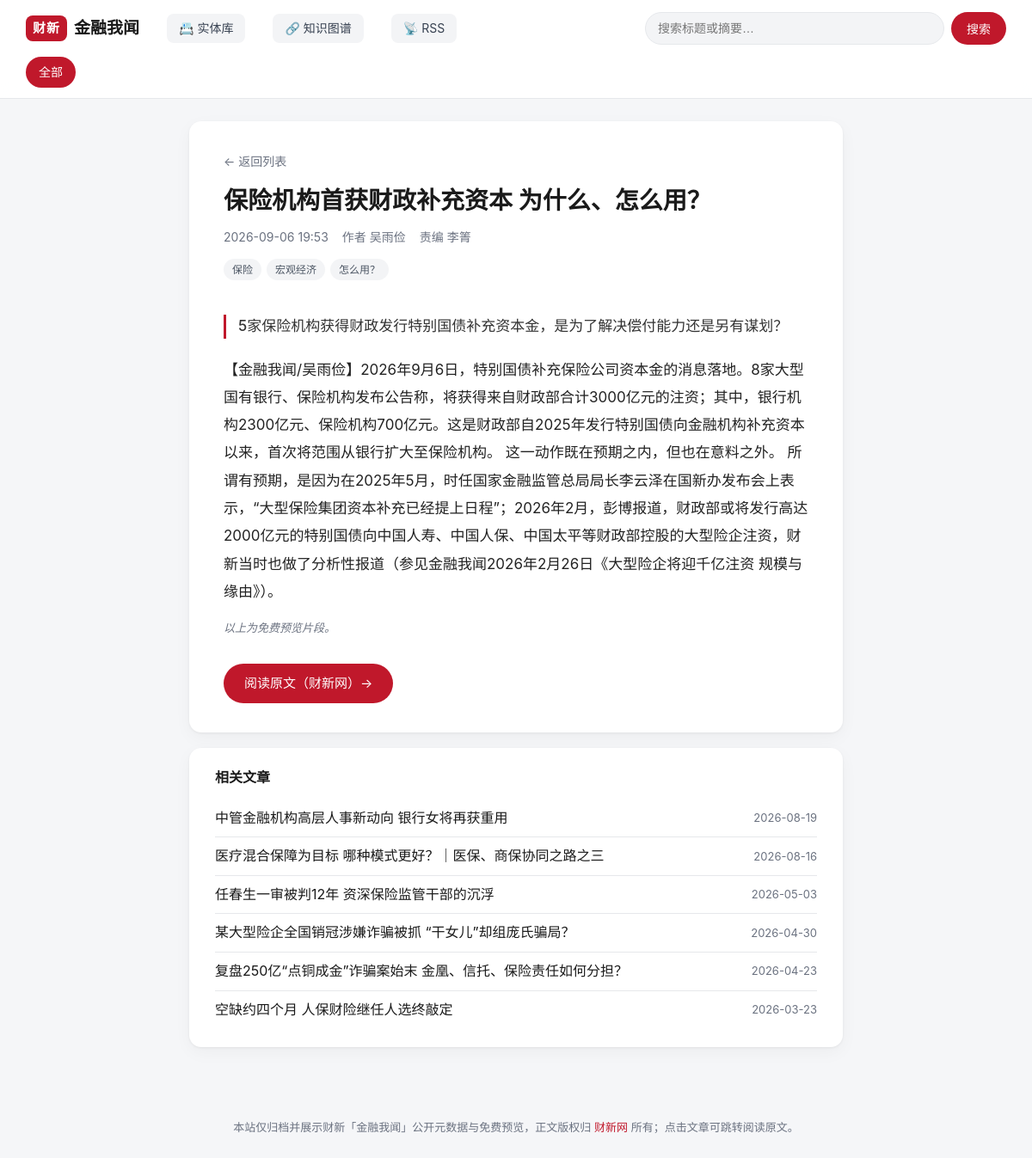
/a/102482437, run on the app's committed database.
### tables this page shows
CREATE TABLE articles(
          article_id TEXT NOT NULL, title TEXT NOT NULL, published_at TEXT NOT NULL,
          url TEXT PRIMARY KEY, discovered_at TEXT NOT NULL, checked_at TEXT NOT NULL
        , source TEXT NOT NULL DEFAULT '', summary TEXT NOT NULL DEFAULT '', body_text TEXT NOT NULL DEFAULT '', updated_at TEXT NOT NULL DEFAULT '', author TEXT NOT NULL DEFAULT '', editor TEXT NOT NULL DEFAULT '', image TEXT NOT NULL DEFAULT '');

CREATE TABLE tags(
      id INTEGER PRIMARY KEY AUTOINCREMENT, name TEXT UNIQUE NOT NULL
    );

### app.py (the view)
@app.route("/a/<article_id>")
def article(article_id: str):
    db = get_db()
    row = db.execute(
        "SELECT * FROM articles WHERE article_id=? AND source=? LIMIT 1",
        (article_id, SOURCE),
    ).fetchone()
    if row is None:
        abort(404)
    data = dict(row)
    data["tags"] = article_tags(db, row["url"])
    data["date"] = (row["published_at"] or "")[:10]
    entities = {
        "person": [],
        "org": [],
        "event": [],
    }
    try:
        for r in db.execute(
            """SELECT e.id, e.name, e.type FROM entities e
               JOIN article_entities ae ON ae.entity_id = e.id
               WHERE ae.article_url = ?
               ORDER BY e.type, e.name""",
            (row["url"],),
        ):
            entities[r["type"]].append({"id": r["id"], "name": r["name"]})
    except Exception:
        pass  # tables may not exist yet
    data["entities"] = entities
    related = []
    try:
        related = db.execute(
            """SELECT a.article_id, a.title, a.published_at,
                      count(*) AS shared,
                      group_concat(DISTINCT e.name) AS via
               FROM article_entities ae1
               JOIN article_entities ae2
                    ON ae2.entity_id = ae1.entity_id
                   AND ae2.article_url <> ae1.article_url
               JOIN entities e ON e.id = ae1.entity_id
               JOIN articles a ON a.url = ae2.article_url AND a.source = ?
               WHERE ae1.article_url = ?
               GROUP BY a.url
               ORDER BY shared DESC, a.published_at DESC LIMIT 8""",
            (SOURCE, row["url"]),
        ).fetchall()
    except Exception:
        related = []
    if not related and data["tags"]:
        related = db.execute(
            """SELECT DISTINCT a.article_id, a.title, a.published_at,
                      0 AS shared, NULL AS via
               FROM articles a JOIN article_tags at ON at.article_url = a.url
               JOIN tags t ON t.id = at.tag_id
               WHERE t.name = ? AND a.source = ? AND a.article_id <> ?
               ORDER BY a.published_at DESC LIMIT 6""",
            (data["tags"][0], SOURCE, article_id),
        ).fetchall()
    return render_template("article.html", a=data, related=related)

### app.py (called while the page is built)
def get_db() -> sqlite3.Connection:
    if "db" not in g:
        conn = sqlite3.connect(
            f"file:{DB_PATH.as_posix()}?mode=ro&immutable=1", uri=True
        )
        conn.row_factory = sqlite3.Row
        g.db = conn
    return g.db

def article_tags(db: sqlite3.Connection, url: str) -> list[str]:
    return [
        r["name"]
        for r in db.execute(
            "SELECT t.name FROM tags t JOIN article_tags at ON at.tag_id=t.id "
            "WHERE at.article_url=? ORDER BY t.name",
            (url,),
        )
    ]

@app.template_filter("nl2p")
def nl2p(text: str) -> str:
    parts = [p.strip() for p in (text or "").split("\n") if p.strip()]
    return "".join(f"<p>{p}</p>" for p in parts)

### templates/article.html (shortened to what this page needs)
{% extends "base.html" %}
{% block content %}
<article class="detail">
  <a class="back" href="{{ url_for('index') }}">← 返回列表</a>
  <h1 class="detail-title">{{ a.title }}</h1>
  <div class="meta">
    <time>{{ a.published_at[:16].replace('T', ' ') }}</time>
    {% if a.author %}<span>作者 {{ a.author }}</span>{% endif %}
    {% if a.editor %}<span>责编 {{ a.editor }}</span>{% endif %}
  </div>
  {% if a.tags %}
  <div class="tags detail-tags">
    {% for t in a.tags %}
    <a class="tag" href="{{ url_for('index', tag=t) }}">{{ t }}</a>
    {% endfor %}
  </div>
  {% endif %}
  {% if a.summary %}<p class="lead">{{ a.summary }}</p>{% endif %}
  {% if a.body_text %}
  <div class="prose">{{ a.body_text | nl2p | safe }}</div>
  <p class="preview-note">以上为免费预览片段。</p>
  {% else %}
  <p class="preview-note">本地暂未抓取预览内容。</p>
  {% endif %}
  <a class="readmore" href="{{ a.url }}" target="_blank" rel="noopener">
    阅读原文（财新网）→
  </a>
</article>
{% if related %}
<aside class="related">
  <h3>相关文章</h3>
  <ul>
    {% for r in related %}
    <li>
      <a href="{{ url_for('article', article_id=r['article_id']) }}">{{ r['title'] }}</a>
      <span class="related-meta">
        <time>{{ r['published_at'][:10] }}</time>
      </span>
    </li>
    {% endfor %}
  </ul>
</aside>
{% endif %}
{% endblock %}

### templates/base.html (shortened to what this page needs)
<!DOCTYPE html>
<html lang="zh-CN">
<head>
  <link rel="stylesheet" href="{{ url_for('static', filename='style.css') }}">
</head>
<body>
  <header class="site-header">
    <div class="wrap header-inner">
      <a class="brand" href="{{ url_for('index') }}">
        <span class="brand-mark">财新</span>
        <span class="brand-name">金融我闻</span>
      </a>
      <a class="nav-link" href="{{ url_for('entities_browse') }}">📇 实体库</a>
      <a class="nav-link" href="{{ url_for('graph') }}">🔗 知识图谱</a>
      <a class="nav-link" href="{{ url_for('rss') }}" title="RSS 订阅">📡 RSS</a>
      <form class="search" action="{{ url_for('index') }}" method="get">
        <input type="search" name="q" value="{{ q or '' }}"
               placeholder="搜索标题或摘要…" autocomplete="off">
        <button type="submit" aria-label="搜索">搜索</button>
      </form>
    </div>
    <nav class="cats wrap">
      <a class="chip {{ 'active' if not tag and not q else '' }}"
         href="{{ url_for('index') }}">全部</a>
    </nav>
  </header>
  <main class="wrap">
    {% block content %}{% endblock %}
  </main>
  <footer class="site-footer wrap">
    <p>本站仅归档并展示财新「金融我闻」公开元数据与免费预览，正文版权归 <a href="https://www.caixin.com/" target="_blank" rel="noopener">财新网</a> 所有；点击文章可跳转阅读原文。</p>
  </footer>
</body>
</html>

### static/style.css (style rules this page uses)
:root { --bg: #f5f6f8; --card: #ffffff; --ink: #1a1a1a; --muted: #6b7280; --line: #e6e8eb; --brand: #c0182b; --brand-ink: #a01324; --accent: #f3f4f6; --radius: 14px; --shadow: 0 1px 3px rgba(0,0,0,.06), 0 6px 20px rgba(0,0,0,.04); }
* { box-sizing: border-box; }
html { -webkit-text-size-adjust: 100%; }
body { margin: 0; font-family: -apple-system, BlinkMacSystemFont, "Segoe UI", "PingFang SC", "Microsoft YaHei", "Hiragino Sans GB", sans-serif; color: var(--ink); background: var(--bg); line-height: 1.6; }
a { color: inherit; text-decoration: none; }
.wrap { max-width: 1180px; margin: 0 auto; padding: 0 20px; }
.site-header { position: sticky; top: 0; z-index: 20; background: rgba(255,255,255,.92); backdrop-filter: saturate(180%) blur(10px); border-bottom: 1px solid var(--line); }
.header-inner { display: flex; align-items: center; gap: 16px; padding-top: 14px; padding-bottom: 14px; }
.brand { display: flex; align-items: center; gap: 8px; font-weight: 700; }
.brand-mark { background: var(--brand); color: #fff; padding: 3px 8px; border-radius: 8px; font-size: 15px; letter-spacing: 1px; }
.brand-name { font-size: 19px; }
.nav-link { margin-left: 16px; padding: 6px 14px; border-radius: 8px; background: var(--accent); font-size: 14px; color: #374151; transition: background .15s ease; }
.search { margin-left: auto; display: flex; gap: 8px; flex: 1; max-width: 420px; }
.search input { flex: 1; padding: 9px 14px; border: 1px solid var(--line); border-radius: 999px; background: var(--accent); font-size: 14px; outline: none; }
.search button { padding: 9px 18px; border: 0; border-radius: 999px; background: var(--brand); color: #fff; font-size: 14px; cursor: pointer; }
.cats { display: flex; gap: 8px; padding-bottom: 12px; overflow-x: auto; -webkit-overflow-scrolling: touch; scrollbar-width: none; }
.chip { flex: 0 0 auto; padding: 6px 14px; border-radius: 999px; background: var(--accent); color: #374151; font-size: 14px; border: 1px solid transparent; white-space: nowrap; }
.chip.active { background: var(--brand); color: #fff; }
.tags { display: flex; flex-wrap: wrap; gap: 6px; padding: 10px 16px 16px; }
.tag { font-size: 12px; color: #4b5563; background: var(--accent); padding: 3px 10px; border-radius: 999px; }
.detail { background: #fff; border-radius: var(--radius); box-shadow: var(--shadow); max-width: 760px; margin: 26px auto 18px; padding: 34px 40px; }
.back { color: var(--muted); font-size: 14px; }
.detail-title { margin: 14px 0 12px; font-size: 28px; line-height: 1.35; }
.meta { display: flex; flex-wrap: wrap; gap: 16px; color: var(--muted); font-size: 14px; }
.detail-tags { padding: 14px 0 0; }
.lead { font-size: 17px; color: #333; font-weight: 500; border-left: 3px solid var(--brand); padding-left: 14px; margin: 20px 0; }
.prose { font-size: 17px; line-height: 1.9; color: #222; }
.prose p { margin: 0 0 16px; }
.preview-note { color: var(--muted); font-size: 13px; font-style: italic; }
.readmore { display: inline-block; margin-top: 18px; padding: 11px 24px; background: var(--brand); color: #fff; border-radius: 999px; font-size: 15px; }
.related { max-width: 760px; margin: 0 auto 40px; background: #fff; border-radius: var(--radius); box-shadow: var(--shadow); padding: 22px 30px; }
.related h3 { margin: 0 0 12px; font-size: 16px; }
.related ul { list-style: none; margin: 0; padding: 0; }
.related li { display: flex; justify-content: space-between; gap: 16px; padding: 9px 0; border-bottom: 1px solid var(--line); }
.related li:last-child { border-bottom: 0; }
.related a { flex: 1; }
.related time { color: var(--muted); font-size: 13px; flex: 0 0 auto; }
.site-footer { padding: 30px 20px 50px; color: var(--muted); font-size: 13px; text-align: center; }
.site-footer a { color: var(--brand); }

### templates/article.html (style rules this page uses)
.related-meta { display: flex; gap: 10px; align-items: center; flex-shrink: 0; }

### data on the page
articles: title "保险机构首获财政补充资本 为什么、怎么用？", published_at "2026-09-06 19:53", author "吴雨俭", editor "李箐", summary "5家保险机构获得财政发行特别国债补充资本金，是为了解决偿付能力还是另有谋划？", body_text|nl2p "【金融我闻/吴雨俭】2026年9月6日，特别国债补充保险公司资本金的消息落地。8家大型国有银行、保险机构发布公告称，将获得来自财政部合计3000亿元的注资；其中，银行机构2300亿元、保险机构700亿元。这是财政部自2025年发行特别国债向金融机构补充资本以来，首次将范围从银行扩大至保险机构。 这一动作既在预期之内，但也在意料之外。 所谓有预期，是因为在2025年5月，时任国家金融监管总局局长李云泽在国新办发布会上表示，“大型保险集团资本补充已经提上日程”；2026年2月，彭博报道，财政部或将发行高达2000亿元的特别国债向中国人寿、中国人保、中国太平等财政部控股的大型险企注资，财新当时也做了分析性报道（参见金融我闻2026年2月26日《大型险企将迎千亿注资 规模与缘由》）。"
tags: name "保险"
tags: name "宏观经济"
tags: name "怎么用？"
articles: title "任春生一审被判12年 资深保险监管干部的沉浮", published_at "2026-05-03"
articles: title "某大型险企全国销冠涉嫌诈骗被抓 “干女儿”却组庞氏骗局？", published_at "2026-04-30"
articles: title "复盘250亿“点铜成金”诈骗案始末 金凰、信托、保险责任如何分担？", published_at "2026-04-23"
articles: title "空缺约四个月 人保财险继任人选终敲定", published_at "2026-03-23"

### other printed values
{{ r['title'] }} "中管金融机构高层人事新动向 银行女将再获重用" "医疗混合保障为目标 哪种模式更好？｜医保、商保协同之路之三"
{{ r['published_at'][:10] }} "2026-08-19" "2026-08-16"
